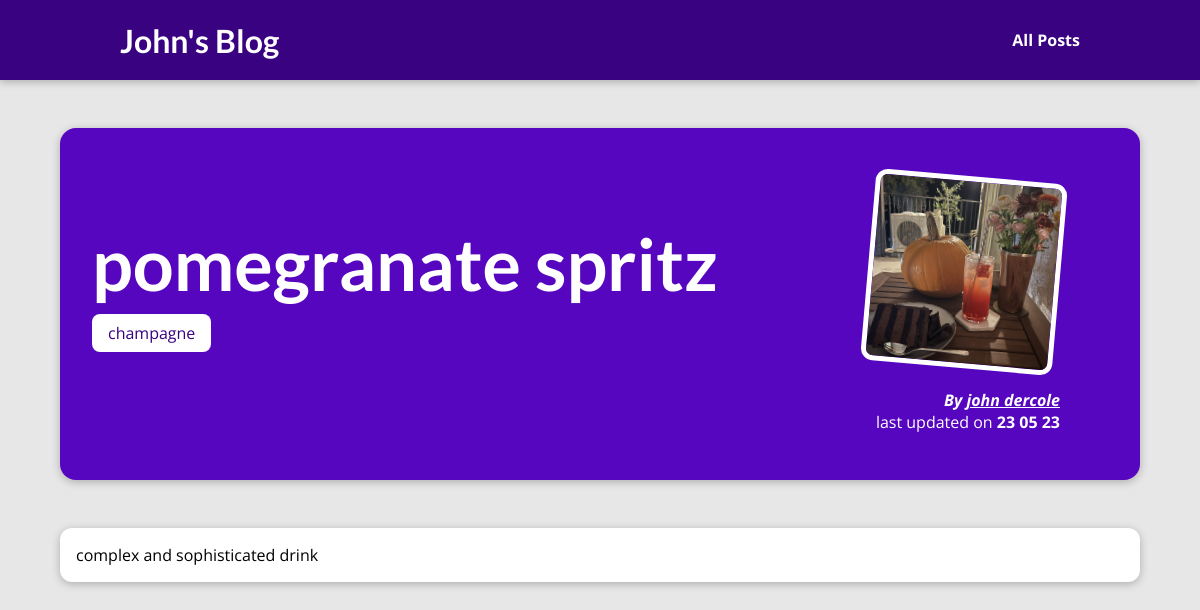
The app's page /posts/pomegranate-spritz with its own data.
### blog/models.py (models this page shows, shortened)
class Post(models.Model):
    title = models.CharField(max_length=150)
    excerpt = models.CharField(max_length=300)
    image = models.ImageField(upload_to="posts", null=True)
    date = models.DateField(auto_now=True)
    slug = models.SlugField(unique=True, db_index=True)
    content = models.TextField(validators=[MinLengthValidator(10)])
    author = models.ForeignKey(Author, on_delete=models.SET_NULL, null=True, related_name="posts")
    tags = models.ManyToManyField(Tag)

class Tag(models.Model):
    caption = models.CharField(max_length=20)

class Author(models.Model):
    first_name = models.CharField(max_length=100)
    last_name = models.CharField(max_length=100)
    email_address = models.EmailField()
    def __str__(self):
        return f"{self.first_name} {self.last_name}"

### blog/views.py (the view)
# urls.py: path("posts/<slug:slug>", views.SinglePostView.as_view(), name="post-detail-page")
class SinglePostView(DetailView):
    template_name = "blog/post-detail.html"
    model = Post
    def get_context_data(self, **kwargs):
        context = super().get_context_data( **kwargs)
        context["post_tags"] = self.object.tags.all()
        return context

### blog/templates/blog/post-detail.html (shortened to what this page needs)
{% extends "base.html" %}
{% load static %}
{% block css_files %}
    <link rel="stylesheet"  href="{% static 'blog/post-detail.css' %}" />
{% endblock %}
{% block content %}
    <section id="summary" >
        <h2>{{ post.title }}</h2>
        <div>
            {% for tag in post_tags %}
                <span class="tag" >{{ tag.caption }}</span>
            {%  endfor %}
        </div>
        <article>
            <img src="{{ post.image.url }}" alt="{{ post.title }}" />
            <address>By <a href="mailto:{{ post.author.email_address }}">{{ post.author }}</a></address>
            <div>
                last updated on <time>{{ post.date|date:"d m y" }}</time>
            </div>
        </article>
    </section>
    <main>
        {{ post.content }}
    </main>
{% endblock %}

### static/app.css (style rules this page uses)
* { box-sizing: border-box; }
html { font-family: 'Open Sans', 'Lato', sans-serif; }
body { margin: 0; }
h1, h2, h3 { font-family: 'Lato', sans-serif; font-weight: bold; }

### blog/static/blog/post-detail.css (style rules this page uses)
body { background-color: #e7e7e7; }
#summary { margin: 8rem auto 3rem auto; padding: 2rem; width: 90%; max-width: 90rem; border-radius: 16px; background-color: #5706c0; position: relative; box-shadow: 0 2px 8px rgba(0, 0, 0, 0.25); height: 22rem; }
#summary h2 { color: white; font-size: 4.5rem; margin-bottom: 1rem; }
#summary article { position: absolute; top: 2rem; right: 3rem; padding: 1rem 2rem; border-radius: 12px; text-align: right; color: white; }
#summary article img { width: 12rem; height: 12rem; border-radius: 12px; transform: rotateZ(5deg); border: 5px solid white; margin-bottom: 1rem; }
#summary address { font-weight: bold; }
#summary a { color:white; text-transform: none; }
#summary time { font-weight: bold; }
main { width: 90%; max-width: 90rem; margin: 3rem auto; background-color: white; padding: 1rem; border-radius: 12px; box-shadow: 0 2px 8px rgba(0, 0, 0, 0.25); }
.tag { background-color: white; color: #390281; padding: 0.5rem 1rem; border-radius: 8px; }

### records on screen
Post: title "pomegranate spritz", image (picture), author "john dercole", date "23 05 23", content "complex and sophisticated drink"
Tag: caption "champagne"
